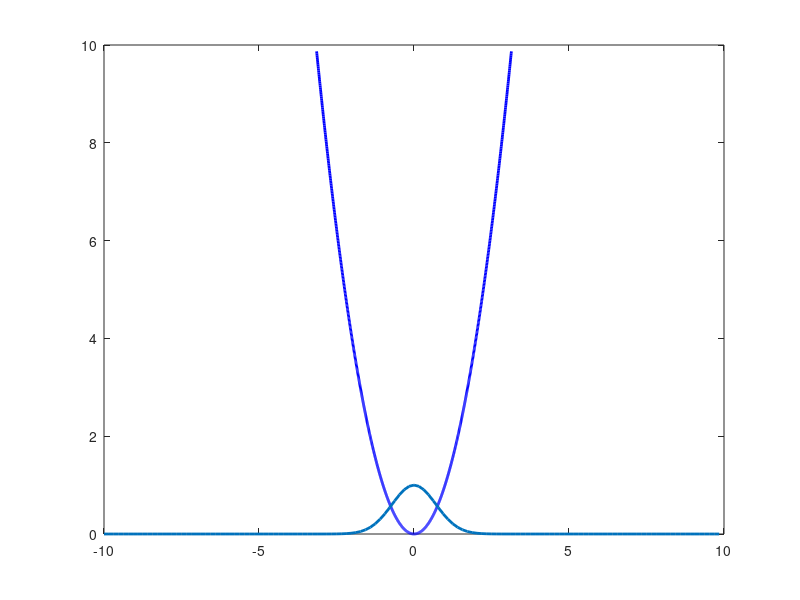
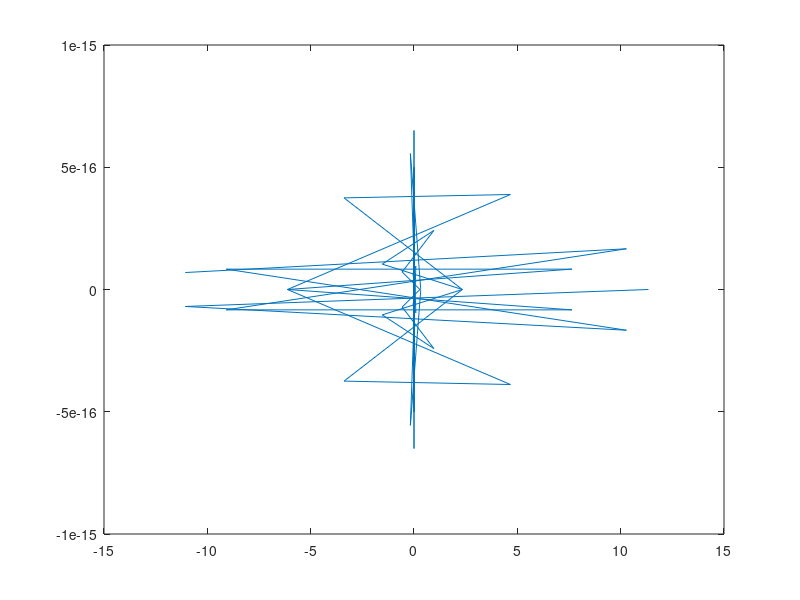
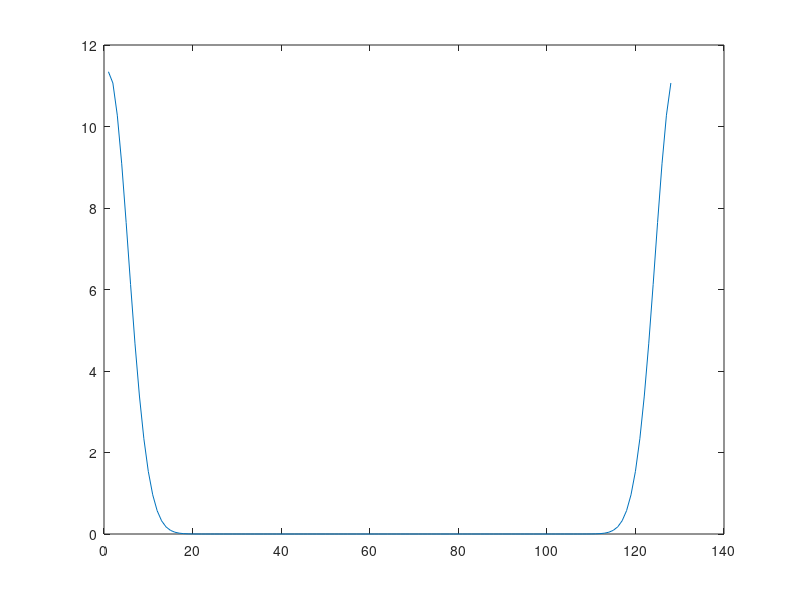
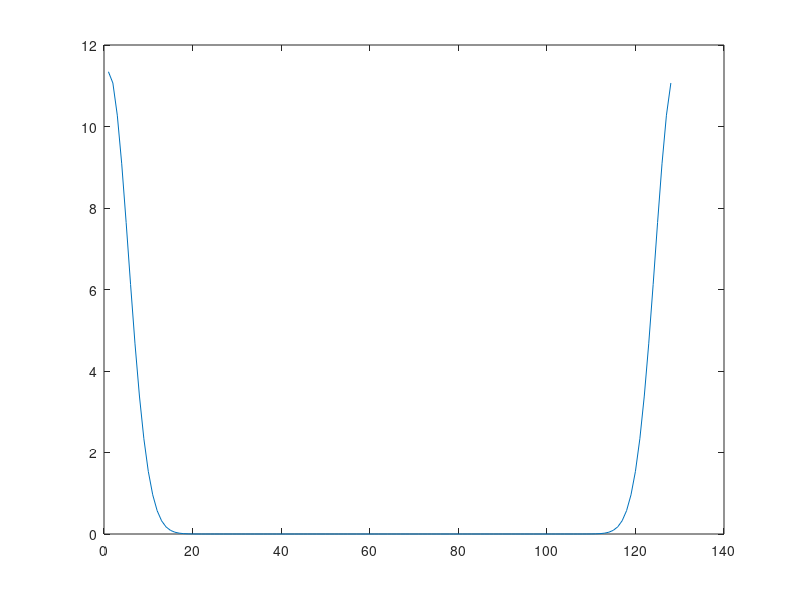

These charts were generated, in order, by the following MATLAB code: (Note: this script raises an error after producing the figures.)

%% Continuous
clear; close all; clc

x = linspace(-pi, pi, 1001);
y = x.^2;

plot(x, y, 'b', 'Linewidth', 2)

%%
N = 1;
clf
plot(x, y, 'b', 'Linewidth', 2)
hold on

%%
% Calculate the fit of a Gaussian
clear; close all; clc
L = 20;
N = 128;
x2 = linspace(-L/2, L/2, N+1);
x = x2(1:N);

u = exp(-x.^2); % function
figure(1), plot(x, u, 'Linewidth', 2) % real part


ut = fft(u); % Fourier Transform
figure(2), plot(ut) % imaginary part
figure(3), plot(abs(ut)) % imaginary part
K = [-N/2:N/2-1];
figure(4), plot(abs(ut)) % imaginary part

utshift = fft










